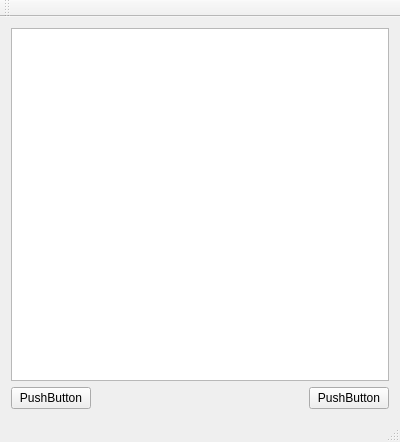
<?xml version="1.0" encoding="UTF-8"?>
<ui version="4.0">
 <class>MainWindow</class>
 <widget class="QMainWindow" name="MainWindow">
  <property name="geometry">
   <rect>
    <x>0</x>
    <y>0</y>
    <width>400</width>
    <height>442</height>
   </rect>
  </property>
  <property name="windowTitle">
   <string>MainWindow</string>
  </property>
  <widget class="QWidget" name="centralWidget">
   <layout class="QVBoxLayout" name="verticalLayout">
    <item>
     <widget class="QTableView" name="tableView"/>
    </item>
    <item>
     <layout class="QHBoxLayout" name="horizontalLayout">
      <item>
       <widget class="QPushButton" name="pushButton_2">
        <property name="text">
         <string>PushButton</string>
        </property>
       </widget>
      </item>
      <item>
       <spacer name="horizontalSpacer">
        <property name="orientation">
         <enum>Qt::Horizontal</enum>
        </property>
        <property name="sizeHint" stdset="0">
         <size>
          <width>40</width>
          <height>20</height>
         </size>
        </property>
       </spacer>
      </item>
      <item>
       <widget class="QPushButton" name="pushButton">
        <property name="text">
         <string>PushButton</string>
        </property>
       </widget>
      </item>
     </layout>
    </item>
   </layout>
  </widget>
  <widget class="QMenuBar" name="menuBar">
   <property name="geometry">
    <rect>
     <x>0</x>
     <y>0</y>
     <width>400</width>
     <height>23</height>
    </rect>
   </property>
  </widget>
  <widget class="QToolBar" name="mainToolBar">
   <attribute name="toolBarArea">
    <enum>TopToolBarArea</enum>
   </attribute>
   <attribute name="toolBarBreak">
    <bool>false</bool>
   </attribute>
  </widget>
  <widget class="QStatusBar" name="statusBar"/>
 </widget>
 <layoutdefault spacing="6" margin="11"/>
 <resources/>
 <connections/>
</ui>
